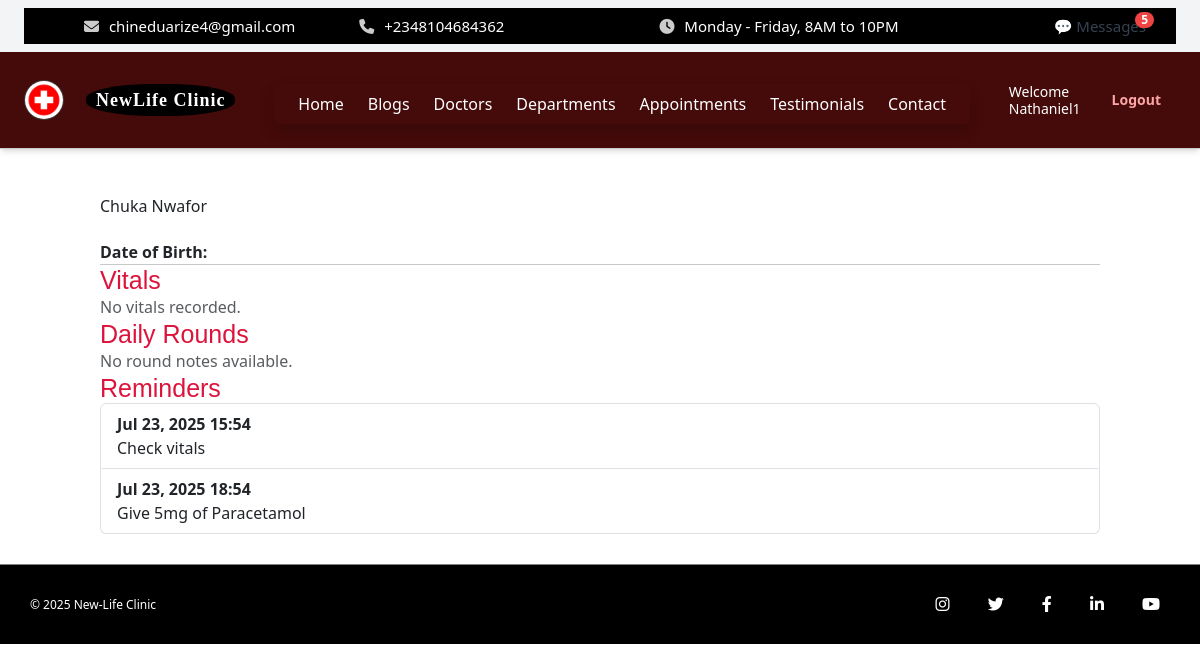
The app's page /dashboard/nurse/patients/1/ (signed in) with its own data.
### core/models.py (models this page shows, shortened)
class HeaderSettings(models.Model):
    hospital_name = models.CharField(max_length=100, default='My Hospital')
    logo = models.ImageField(upload_to='logos/', blank=True, null=True)
    menu_1 = models.CharField(max_length=50, default='Home')
    menu_2 = models.CharField(max_length=50, default='Services')
    menu_3 = models.CharField(max_length=50, default='Doctors')
    menu_4 = models.CharField(max_length=50, default='Departments')
    menu_5 = models.CharField(max_length=50, default='Appointments')
    menu_6 = models.CharField(max_length=50, default='About')
    menu_7 = models.CharField(max_length=50, default='Contact')
    email = models.EmailField(blank=True)
    phone = models.CharField(max_length=20, blank=True)
    working_hours = models.CharField(max_length=100, default="Monday - Friday, 8AM to 10PM")

class User(AbstractUser):
    ROLE_CHOICES = [
        ('admin', 'Admin'),
        ('doctor', 'Doctor'),
        ('nurse', 'Nurse'),
        ('receptionist', 'Receptionist'),
        ('pharmacist', 'Pharmacist'),
        ('labtech', 'Lab Technician'),
        ('patient', 'Patient'),
        ('cashier', 'Cashier'),
    ]
    role = models.CharField(max_length=20, choices=ROLE_CHOICES)

class Patient(models.Model):
    user = models.OneToOneField(User, on_delete=models.CASCADE)
    age = models.PositiveIntegerField()
    gender = models.CharField(max_length=10)
    phone = models.CharField(max_length=20)
    address = models.TextField()
    created_at = models.DateTimeField(auto_now_add=True)
    REFERRAL_CHOICES = [
        ('walk-in', 'Walk-in'),
        ('referral', 'Referral'),
        ('ads', 'Advertisement'),
        ('online', 'Online Search'),
        ('other', 'Other'),
    ]
    referral_source = models.CharField(
    max_length=20,
    choices=REFERRAL_CHOICES,
    blank=False,
    null=False
)
    @property
    def full_name(self):
        if self.user.first_name or self.user.last_name:
            return f"{self.user.first_name} {self.user.last_name}".strip()
        return self.user.username

class FooterSettings(models.Model):
    copyright_text = models.CharField(max_length=255, default="© 2025 New-Life Clinic")
    instagram_url = models.URLField(blank=True, null=True)
    twitter_url = models.URLField(blank=True, null=True)
    facebook_url = models.URLField(blank=True, null=True)
    linkedin_url = models.URLField(blank=True, null=True)
    youtube_url = models.URLField(blank=True, null=True)

### nurse_panel/models.py (models this page shows, shortened)
class Reminder(models.Model):
    patient = models.ForeignKey(Patient, on_delete=models.CASCADE)
    message = models.CharField(max_length=255)
    scheduled_time = models.DateTimeField()

### nurse_panel/views.py (the view)
# urls.py: path('patients/<int:patient_id>/', views.nurse_patient_detail, name='nurse_patient_detail'),
@login_required
def nurse_patient_detail(request, patient_id):
    patient = get_object_or_404(Patient, id=patient_id)
    vitals = Vitals.objects.filter(patient=patient).order_by('-recorded_at')
    rounds = DailyRound.objects.filter(patient=patient).order_by('-recorded_at')
    reminders = Reminder.objects.filter(patient=patient).order_by('scheduled_time')
    context = {
        'patient': patient,
        'vitals': vitals,
        'rounds': rounds,
        'reminders': reminders,
    }
    return render(request, 'nurse_panel/patient_detail.html', context)

### core/context_processors.py (called while the page is built)
def header_settings(request):
    try:
        settings = HeaderSettings.objects.first()
    except HeaderSettings.DoesNotExist:
        settings = None
    return {'header_settings': settings}

def footer_settings(request):
    footer = FooterSettings.objects.first()
    return {'footer_settings': footer}

def appointment_form_processor(request):
    return {
        'footer_appointment_form': AppointmentForm()
    }

def unread_message_context(request):
    context = {}
    if request.user.is_authenticated:
        unread_messages = Message.objects.filter(recipient=request.user, is_read=False)
        context['unread_count'] = unread_messages.count()
        context['unread_messages'] = unread_messages[:5]
    else:
        context['unread_count'] = 0
    unread_enquiries = Enquiry.objects.filter(is_read=False)
    context['unread_enquiry_count'] = unread_enquiries.count()
    context['unread_enquiries'] = unread_enquiries[:5]
    context['total_unread_count'] = context['unread_count'] + context['unread_enquiry_count']
    return context

def footer_form(request):
    return {
        'footer_appointment_form': AppointmentForm()
    }

### nurse_panel/templates/nurse_panel/patient_detail.html (shortened to what this page needs)
{% extends "core/base.html" %}
{% block content %}
<div class="container mt-5">
  <h2 class="mb-4">{{ patient.full_name }}</h2>
  <p><strong>Date of Birth:</strong> {{ patient.dob }}</p>
  <hr>
  <h4>Vitals</h4>
  {% if vitals %}
    <ul class="list-group mb-4">
      {% for v in vitals %}
        <li class="list-group-item">
          <strong>{{ v.recorded_at|date:"M d, Y H:i" }}</strong><br>
          Temp: {{ v.temperature }}°C, BP: {{ v.blood_pressure }}, HR: {{ v.heart_rate }}
        </li>
      {% endfor %}
    </ul>
  {% else %}
    <p class="text-muted">No vitals recorded.</p>
  {% endif %}
  <h4>Daily Rounds</h4>
  {% if rounds %}
    <ul class="list-group mb-4">
      {% for r in rounds %}
        <li class="list-group-item">
          <strong>{{ r.recorded_at|date:"M d, Y H:i" }}</strong><br>
          {{ r.notes }}
        </li>
      {% endfor %}
    </ul>
  {% else %}
    <p class="text-muted">No round notes available.</p>
  {% endif %}
  <h4>Reminders</h4>
  {% if reminders %}
    <ul class="list-group mb-4">
      {% for rem in reminders %}
        <li class="list-group-item">
          <strong>{{ rem.scheduled_time|date:"M d, Y H:i" }}</strong><br>
          {{ rem.message }}
        </li>
      {% endfor %}
    </ul>
  {% else %}
    <p class="text-muted">No upcoming reminders.</p>
  {% endif %}
</div>
{% endblock %}

### core/templates/core/base.html (shortened to what this page needs)
<!DOCTYPE html>
<html lang="en" class="dark">
{% load static %}
{% load widget_tweaks %}
<head>
  <link rel="stylesheet" href="{% static 'core/css/style.css' %}">
  <script src="https://cdn.tailwindcss.com"></script>
  <link rel="stylesheet" href="https://cdnjs.cloudflare.com/ajax/libs/font-awesome/6.4.0/css/all.min.css">
  <link href="https://cdn.jsdelivr.net/npm/bootstrap@5.3.0/dist/css/bootstrap.min.css" rel="stylesheet">
</head>
<body>
  <div class="fixed-header bg-gray-100 px-4 py-2 text-sm">
  <div class="topbar flex flex-wrap items-center justify-between gap-4 sm:gap-0">
    <div class="topbar-left flex flex-col sm:flex-row items-start sm:items-center gap-1 sm:gap-4 flex-wrap text-center sm:text-left">
      {% if header_settings.email %}
        <span><i class="fas fa-envelope"></i> {{ header_settings.email }}</span>
      {% endif %}
      {% if header_settings.phone %}
        <span><i class="fas fa-phone"></i> {{ header_settings.phone }}</span>
      {% endif %}
    </div>
    <div class="topbar-right flex flex-col sm:flex-row items-start sm:items-center gap-1 sm:gap-4 flex-wrap text-center sm:text-left">
      {% if header_settings.working_hours %}
        <span><i class="fas fa-clock"></i> {{ header_settings.working_hours }}</span>
      {% endif %}
    </div>
    <a href="{% url 'admin_panel:inbox' %}" class="relative text-gray-700 no-print whitespace-nowrap">
      💬 Messages
      {% if total_unread_count > 0 %}
        <span class="absolute -top-1 -right-2 bg-red-500 text-white text-xs font-bold rounded-full px-1.5">
          {{ total_unread_count }}
        </span>
      {% endif %}
    </a>
  </div>
</div>
    <header class="header-bar flex items-center justify-between flex-wrap bg-red-950 p-4 shadow-md w-full gap-4 sm:gap-0">
  <div class="logo-title flex items-center space-x-3 flex-shrink-0">
    {% if header_settings.logo %}
      <img src="{{ header_settings.logo.url }}" alt="Logo" class="logo-img h-10 w-10 object-cover">
    {% else %}
      <img src="{% static 'core/img/default_logo.png' %}" alt="Default Logo" class="logo-img h-10 w-10 object-cover">
    {% endif %}
    <span class="hospital-name font-bold text-lg leading-tight text-white">
      <span class="block">{{ header_settings.hospital_name_line1|default:"NewLife Clinic" }}</span>
    </span>
  </div>
  <div class="relative flex-1 flex justify-center sm:justify-center">
    <nav id="menu-content" class="hidden sm:flex absolute sm:static top-full mt-2 sm:mt-0 bg-red-800 sm:bg-transparent shadow sm:shadow-none rounded px-4 py-2 sm:p-0 sm:rounded-none z-50 overflow-x-auto whitespace-nowrap space-x-4 sm:space-x-6">
      <a href="{% url 'landing_page' %}" class="text-white hover:text-blue-400">Home</a>
      <a href="{% url 'blogs' %}" class="text-white hover:text-blue-400">Blogs</a>
      <a href="{% url 'doctors' %}" class="text-white hover:text-blue-400">Doctors</a>
      <a href="{% url 'departments' %}" class="text-white hover:text-blue-400">Departments</a>
      <a href="{% url 'appointment' %}" class="text-white hover:text-blue-400">Appointments</a>
      <a href="{% url 'testimonials' %}" class="text-white hover:text-blue-400">Testimonials</a>
      <a href="{% url 'contact' %}" class="text-white hover:text-blue-400">Contact</a>
    </nav>
  </div>
  <div class="auth-buttons flex items-center space-x-4 flex-shrink-0 text-sm">
    {% if request.path == '/' and not request.user.is_authenticated %}
      <a href="{% url 'login' %}" class="text-blue-300 hover:underline no-print">Login</a>
    {% elif request.user.is_authenticated %}
      <span class="text-white no-print text-sm leading-tight">Welcome<br>{{ request.user.username }}</span>
      <a href="{% url 'logout' %}" class="text-red-300 hover:underline no-print">Logout</a>
    {% endif %}
  </div>
</header>
  <main>
    {% block content %}{% endblock %}
  </main>
  {% block footer %}
<div class="bottom-footer" style="min-height: 80px; margin-bottom: 20px;">
  <div class="bottom-footer-content" style="display: flex; justify-content: space-between; align-items: center; height: 100%;">
    <div class="left">
      <p>{{ footer_settings.copyright_text|default:"© 2025 New-Life Clinic" }}</p>
    </div>
    <div class="right social-icons">
      {% if footer_settings.instagram_url %}
        <a href="{{ footer_settings.instagram_url }}" target="_blank"><i class="fab fa-instagram"></i></a>
      {% endif %}
      {% if footer_settings.twitter_url %}
        <a href="{{ footer_settings.twitter_url }}" target="_blank"><i class="fab fa-twitter"></i></a>
      {% endif %}
      {% if footer_settings.facebook_url %}
        <a href="{{ footer_settings.facebook_url }}" target="_blank"><i class="fab fa-facebook-f"></i></a>
      {% endif %}
      {% if footer_settings.linkedin_url %}
        <a href="{{ footer_settings.linkedin_url }}" target="_blank"><i class="fab fa-linkedin-in"></i></a>
      {% endif %}
      {% if footer_settings.youtube_url %}
        <a href="{{ footer_settings.youtube_url }}" target="_blank"><i class="fab fa-youtube"></i></a>
      {% endif %}
    </div>
  </div>
</div>
  {% endblock %}
</body>
</html>

### core/static/core/css/style.css (style rules this page uses)
body { font-family: Arial, sans-serif; background-color: #f9fafc; color: #333; }
html { scroll-behavior: smooth; }
.header-bar { display: flex; align-items: center; justify-content: space-between; background: white; padding: 15px 30px; border-bottom: 1px solid #ccc; }
.logo-title { display: flex; align-items: center; }
.logo-img { height: 65px; margin-right: 10px; border-radius: 50%; border: 1px solid rgb(61, 60, 60); }
.hospital-name { display: inline-block; background: black; padding: 5px 10px; color: white; font-family: 'Playfair Display', serif; border-radius: 45%; font-weight: 700; letter-spacing: 1px; line-height:1.0; margin-left: 10px; }
.auth-buttons a { padding: 8px 15px; border-radius: 5px; text-decoration: none; margin-left: 10px; font-weight: 600; }
.topbar { background-color: #000; color: white; display: flex; justify-content: space-between; padding: 8px 30px; font-size: 15px; font-family: 'Segoe UI', Tahoma, Geneva, Verdana, sans-serif; }
.topbar-left span, .topbar-right span { margin-right: 30px; }
.topbar-left span { margin-left: 30px; }
.topbar i { margin-right: 6px; color: #ccc; }
.container h4 { font-size: 25px; color: crimson; font-family: Verdana, Geneva, Tahoma, sans-serif; }
.bottom-footer { width: 100%; height: 15px; background-color: black; border-top: 1px solid grey; color: white; font-size: 12px; padding: 15px 30px; box-sizing: border-box; margin-top: 30px; }
.bottom-footer-content { display: flex; justify-content: space-between; align-items: center; }
.bottom-footer .social-icons a { color: white; margin-left: 15px; font-size: 14px; transition: color 0.3s; }
.social-icons i { color: white; font-size: 16px; margin: 0 10px; transition: color 0.3s ease; }
.social-icons a { text-decoration: none; }
.container { max-width: 900px; margin: 0 auto; }

### records on screen
HeaderSettings: email "chineduarize4@gmail.com", phone "+2348104684362", working_hours "Monday - Friday, 8AM to 10PM", logo (picture)
User: user.username "Nathaniel1"
Patient: full_name "Chuka Nwafor"
Reminder: scheduled_time "Jul 23, 2025 15:54", message "Check vitals"
Reminder: scheduled_time "Jul 23, 2025 18:54", message "Give 5mg of Paracetamol"
FooterSettings: copyright_text "© 2025 New-Life Clinic"

### other values on screen
{{ total_unread_count }} "5"
{{ header_settings.hospital_name_line1|default:"NewLife Clinic" }} "NewLife Clinic"
